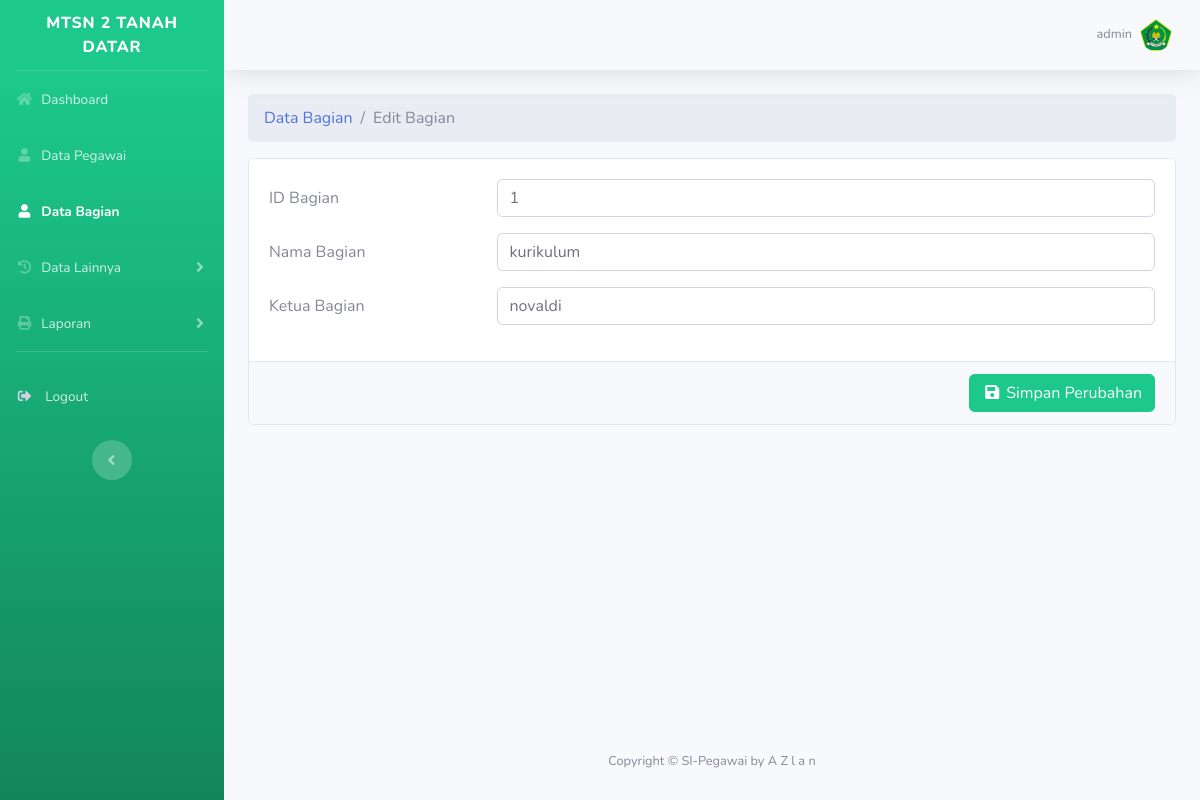
/edit_bagian.php?kode=1 (signed in), run on the app's committed database.
### tables this page shows
CREATE TABLE `user` (
  `id_user` int(11) NOT NULL,
  `username` varchar(50) NOT NULL,
  `password` varchar(255) NOT NULL
);

CREATE TABLE `bagian` (
  `id_bagian` int(11) NOT NULL,
  `nama_bagian` varchar(20) NOT NULL,
  `ketua_bagian` varchar(20) NOT NULL
);

### _config/config.php (called while the page is built, shortened)
<?php
    $host = 'localhost';
    $user = 'root';
    $pass = '';
    $db = 'simpeg';
    $koneksi = mysqli_connect($host,$user,$pass,$db);
    function asset($url = null)
    {
        $asset_url = "http://localhost/simpegawai";
        if ($url != null) {
            return $asset_url.'/'.$url;
        }else{
            return $asset_url;
        }
    }
    function base_url($url=null){
        $baseurl = "http://localhost/simpegawai";
        if ($url != null) {
            return $baseurl.'/'.$url.'.php';
        } else{
            return $baseurl;
        }
    }
    function query($query){
        global $koneksi;
        $result = mysqli_query($koneksi, $query);
        $rows = [];
        while ($row = mysqli_fetch_assoc($result)) {
            $rows[]=$row;
        }
        return $rows;
    }

### edit_bagian.php (the view, shortened to what this page needs)
<?php
    $bagian = 'bagian';
    $addstyles = '_assets/vendor/bootstrap-datepicker/css/bootstrap-datepicker.min.css';
    require_once "_template/_header.php";
    $ambil = mysqli_query($koneksi, "select*from bagian where id_bagian='$_GET[kode]'");
    $data = mysqli_fetch_array($ambil);
?>
<nav aria-label="breadcrumb">
    <ol class="breadcrumb">
        <li class="breadcrumb-item"><a href="<?= base_url('view_bagian') ?>">Data Bagian</a></li>
        <li class="breadcrumb-item active" aria-current="page">Edit Bagian</li>
    </ol>
</nav>
<div class="card mb-4">
    <div class="card-body">
        <form method="POST" action="">
            <div class="form-group row">
                <label for="id_bagian" class="col-sm-3 col-form-label">ID Bagian</label>
                <div class="col-sm-9">
                    <input type="text" class="form-control" name="id_bagian" id="id_bagian" value="<?= $data['id_bagian'] ?>">
                </div>
            </div>
            <div class="form-group row">
                <label for="nama_bagian" class="col-sm-3 col-form-label">Nama Bagian</label>
                <div class="col-sm-9">
                    <input type="text" class="form-control" name="nama_bagian" id="nama_bagian" value="<?= $data['1'] ?>">
                </div>
            </div>
            <div class="form-group row">
                <label for="ketua_bagian" class="col-sm-3 col-form-label">Ketua Bagian</label>
                <div class="col-sm-9">
                    <input type="text" class="form-control" name="ketua_bagian" id="ketua_bagian" value="<?= $data['2'] ?>">
                </div>
            </div>
    </div>
    <div class="card-footer">
        <button name="simpan" class="btn btn-success float-right"><i class="fas fa-fw fa-save"></i> Simpan Perubahan</button>
    </div>
</div>
<?php
require_once "_template/_footer.php";
?>

### _template/_header.php (shortened to what this page needs)
<?php
  if (isset($sub)) {
    require_once $sub."_config/config.php";
  }else{
    require_once "_config/config.php";
  }
  $id = $_SESSION['id_user'];
  $user = query("SELECT * FROM user WHERE id_user='$id'");
?>
<!DOCTYPE html>
<html lang="en">
<head>
  <link href="<?= asset('_assets/vendor/fontawesome-free/css/all.min.css') ?>" rel="stylesheet" type="text/css">
  <link href="<?= asset('_assets/css/sb-admin-2.min.css') ?>" rel="stylesheet">
  <?php
  if (isset($addstyles)) {
    if ($addstyles != null) {
      echo '<link href="'. asset($addstyles) .'" rel="stylesheet">';
    }
  }
  ?>
</head>
<body id="page-top">
  <div id="wrapper">
    <ul class="navbar-nav bg-gradient-success sidebar sidebar-dark accordion" id="accordionSidebar">
      <a class="sidebar-brand d-flex align-items-center justify-content-center" href="<?= base_url('dashboard') ?>">
        <div class="sidebar-brand-text mx-3">MTsN 2 Tanah Datar</div>
      </a>
      <hr class="sidebar-divider my-0">
      <li class="nav-item <?= isset($dashboard) == 'dashboard' ? 'active' : null ?> ">
        <a class="nav-link" href="<?= base_url() ?>">
          <i class="fas fa-fw fa-home"></i>
          <span>Dashboard</span></a>
      </li>
      <li class="nav-item <?= isset($pegawai) == 'pegawai' ? 'active' : null ?>">
        <a class="nav-link" href="<?= base_url('pegawai') ?>">
          <i class="fas fa-fw fa-user"></i>
          <span>Data Pegawai</span></a>
      </li>
      <li class="nav-item <?= isset($bagian) == 'bagian' ? 'active' : null ?>">
        <a class="nav-link" href="<?= base_url('view_bagian') ?>">
          <i class="fas fa-fw fa-user"></i>
          <span>Data Bagian</span></a>
      </li>
      <li class="nav-item">
        <a class="nav-link collapsed" href="<?= base_url('pegawai') ?>" data-toggle="collapse" data-target="#collapseTwo" aria-expanded="true" aria-controls="collapseTwo">
          <i class="fas fa-fw fa-history"></i>
          <span>Data Lainnya</span>
        </a>
      </li>
      <li class="nav-item">
        <a class="nav-link collapsed" href="<?= base_url('pegawai') ?>" data-toggle="collapse" data-target="#collapseUtilities" aria-expanded="true" aria-controls="collapseLaporan">
          <i class="fas fa-fw fa-print"></i>
          <span>Laporan</span>
        </a>
      </li>
      <hr class="sidebar-divider d-none d-md-block">
      <li class="nav-item mb-3">
        <a class="nav-link" href="#" data-toggle="modal" data-target="#logoutModal">
          <i class="fas fa-sign-out-alt fa-sm fa-fw mr-2 text-gray-400"></i>
          <span>Logout</span></a>
      </li>
      <div class="text-center d-none d-md-inline">
        <button class="rounded-circle border-0" id="sidebarToggle"></button>
      </div>
    </ul>
    <div id="content-wrapper" class="d-flex flex-column">
      <div id="content">
        <nav class="navbar navbar-expand navbar-light bg-light topbar mb-4 static-top shadow">
          <ul class="navbar-nav ml-auto">
            <li class="nav-item dropdown no-arrow">
              <a class="nav-link dropdown-toggle" href="#" id="userDropdown" role="button" data-toggle="dropdown" aria-haspopup="true" aria-expanded="false">
                <span class="mr-2 d-none d-lg-inline text-gray-600 small"><?= $user[0]['username'] ?></span>
                <img class="img-profile rounded-circle" alt="Image" src="<?= asset('_assets/img/mtsn.png') ?>">
              </a>
            </li>
          </ul>
        </nav>
        <div class="container-fluid">

### data on the page
user: username "admin"
bagian: id_bagian "1", nama_bagian "kurikulum", ketua_bagian "novaldi"
